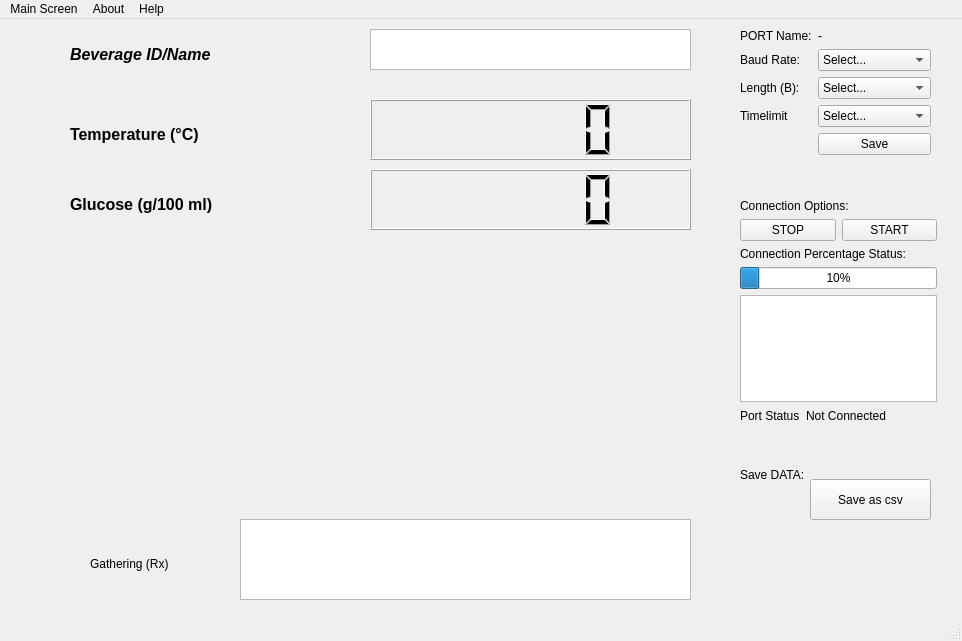
<?xml version="1.0" encoding="UTF-8"?>
<ui version="4.0">
 <class>qt</class>
 <widget class="QMainWindow" name="qt">
  <property name="geometry">
   <rect>
    <x>0</x>
    <y>0</y>
    <width>962</width>
    <height>641</height>
   </rect>
  </property>
  <property name="cursor">
   <cursorShape>ArrowCursor</cursorShape>
  </property>
  <property name="windowTitle">
   <string>Sweet Juice: Glucose Measurement</string>
  </property>
  <property name="windowOpacity">
   <double>0.990000000000000</double>
  </property>
  <property name="statusTip">
   <string>Sweet Juice 2022</string>
  </property>
  <property name="whatsThis">
   <string>Glucose Measurement Program 2022</string>
  </property>
  <property name="layoutDirection">
   <enum>Qt::LeftToRight</enum>
  </property>
  <widget class="QWidget" name="centralwidget">
   <widget class="QWidget" name="formLayoutWidget">
    <property name="geometry">
     <rect>
      <x>740</x>
      <y>10</y>
      <width>191</width>
      <height>171</height>
     </rect>
    </property>
    <layout class="QFormLayout" name="formLayout">
     <item row="0" column="0">
      <widget class="QLabel" name="label_2">
       <property name="text">
        <string>PORT Name:</string>
       </property>
      </widget>
     </item>
     <item row="1" column="0">
      <widget class="QLabel" name="label_6">
       <property name="text">
        <string>Baud Rate:</string>
       </property>
      </widget>
     </item>
     <item row="1" column="1">
      <widget class="QComboBox" name="comboBox_1">
       <item>
        <property name="text">
         <string>Select...</string>
        </property>
       </item>
       <item>
        <property name="text">
         <string>1200</string>
        </property>
       </item>
       <item>
        <property name="text">
         <string>2400</string>
        </property>
       </item>
       <item>
        <property name="text">
         <string>4800</string>
        </property>
       </item>
       <item>
        <property name="text">
         <string>9600</string>
        </property>
       </item>
       <item>
        <property name="text">
         <string>19200</string>
        </property>
       </item>
       <item>
        <property name="text">
         <string>38400</string>
        </property>
       </item>
       <item>
        <property name="text">
         <string>57600</string>
        </property>
       </item>
       <item>
        <property name="text">
         <string>115200</string>
        </property>
       </item>
      </widget>
     </item>
     <item row="2" column="0">
      <widget class="QLabel" name="label_7">
       <property name="text">
        <string>Length (B):</string>
       </property>
      </widget>
     </item>
     <item row="2" column="1">
      <widget class="QComboBox" name="comboBox_2">
       <item>
        <property name="text">
         <string>Select...</string>
        </property>
       </item>
       <item>
        <property name="text">
         <string>2</string>
        </property>
       </item>
       <item>
        <property name="text">
         <string>4</string>
        </property>
       </item>
       <item>
        <property name="text">
         <string>8</string>
        </property>
       </item>
       <item>
        <property name="text">
         <string>16</string>
        </property>
       </item>
       <item>
        <property name="text">
         <string>32</string>
        </property>
       </item>
       <item>
        <property name="text">
         <string>64</string>
        </property>
       </item>
      </widget>
     </item>
     <item row="0" column="1">
      <widget class="QLabel" name="label_11">
       <property name="text">
        <string>-</string>
       </property>
      </widget>
     </item>
     <item row="4" column="1">
      <widget class="QPushButton" name="pushButton_4">
       <property name="text">
        <string>Save</string>
       </property>
      </widget>
     </item>
     <item row="3" column="1">
      <widget class="QComboBox" name="comboBox">
       <item>
        <property name="text">
         <string>Select...</string>
        </property>
       </item>
       <item>
        <property name="text">
         <string>0</string>
        </property>
       </item>
       <item>
        <property name="text">
         <string>2</string>
        </property>
       </item>
       <item>
        <property name="text">
         <string>4</string>
        </property>
       </item>
       <item>
        <property name="text">
         <string>6</string>
        </property>
       </item>
       <item>
        <property name="text">
         <string>8</string>
        </property>
       </item>
       <item>
        <property name="text">
         <string>10</string>
        </property>
       </item>
       <item>
        <property name="text">
         <string>15</string>
        </property>
       </item>
       <item>
        <property name="text">
         <string>20</string>
        </property>
       </item>
      </widget>
     </item>
     <item row="3" column="0">
      <widget class="QLabel" name="label_12">
       <property name="text">
        <string>Timelimit</string>
       </property>
      </widget>
     </item>
    </layout>
   </widget>
   <widget class="QWidget" name="formLayoutWidget_2">
    <property name="geometry">
     <rect>
      <x>740</x>
      <y>390</y>
      <width>171</width>
      <height>21</height>
     </rect>
    </property>
    <layout class="QFormLayout" name="formLayout_2">
     <item row="0" column="0">
      <widget class="QLabel" name="label_4">
       <property name="text">
        <string>Port Status</string>
       </property>
      </widget>
     </item>
     <item row="0" column="1">
      <widget class="QLabel" name="label_5">
       <property name="styleSheet">
        <string notr="true"/>
       </property>
       <property name="text">
        <string>Not Connected</string>
       </property>
      </widget>
     </item>
    </layout>
   </widget>
   <widget class="QWidget" name="verticalLayoutWidget">
    <property name="geometry">
     <rect>
      <x>740</x>
      <y>180</y>
      <width>197</width>
      <height>203</height>
     </rect>
    </property>
    <layout class="QVBoxLayout" name="verticalLayout">
     <item>
      <widget class="QLabel" name="label_10">
       <property name="text">
        <string>Connection Options:</string>
       </property>
      </widget>
     </item>
     <item>
      <layout class="QHBoxLayout" name="horizontalLayout_2">
       <item>
        <widget class="QPushButton" name="pushButton_2">
         <property name="text">
          <string>STOP</string>
         </property>
        </widget>
       </item>
       <item>
        <widget class="QPushButton" name="pushButton">
         <property name="text">
          <string>START</string>
         </property>
        </widget>
       </item>
      </layout>
     </item>
     <item>
      <widget class="QLabel" name="label_8">
       <property name="text">
        <string>Connection Percentage Status:</string>
       </property>
      </widget>
     </item>
     <item>
      <widget class="QProgressBar" name="progressBar">
       <property name="value">
        <number>10</number>
       </property>
      </widget>
     </item>
     <item>
      <widget class="QTextEdit" name="textEdit"/>
     </item>
    </layout>
   </widget>
   <widget class="QPushButton" name="pushButton_5">
    <property name="geometry">
     <rect>
      <x>810</x>
      <y>460</y>
      <width>121</width>
      <height>41</height>
     </rect>
    </property>
    <property name="text">
     <string>Save as csv</string>
    </property>
   </widget>
   <widget class="QLabel" name="label_9">
    <property name="geometry">
     <rect>
      <x>740</x>
      <y>440</y>
      <width>81</width>
      <height>31</height>
     </rect>
    </property>
    <property name="text">
     <string>Save DATA:</string>
    </property>
   </widget>
   <widget class="QLabel" name="label_14">
    <property name="enabled">
     <bool>true</bool>
    </property>
    <property name="geometry">
     <rect>
      <x>70</x>
      <y>10</y>
      <width>251</width>
      <height>50</height>
     </rect>
    </property>
    <property name="sizePolicy">
     <sizepolicy hsizetype="Preferred" vsizetype="MinimumExpanding">
      <horstretch>0</horstretch>
      <verstretch>0</verstretch>
     </sizepolicy>
    </property>
    <property name="font">
     <font>
      <pointsize>12</pointsize>
      <weight>75</weight>
      <italic>true</italic>
      <bold>true</bold>
     </font>
    </property>
    <property name="text">
     <string>Beverage ID/Name</string>
    </property>
    <property name="alignment">
     <set>Qt::AlignLeading|Qt::AlignLeft|Qt::AlignVCenter</set>
    </property>
   </widget>
   <widget class="QTextEdit" name="textEdit_4">
    <property name="geometry">
     <rect>
      <x>370</x>
      <y>10</y>
      <width>321</width>
      <height>41</height>
     </rect>
    </property>
    <property name="sizePolicy">
     <sizepolicy hsizetype="Preferred" vsizetype="Preferred">
      <horstretch>0</horstretch>
      <verstretch>0</verstretch>
     </sizepolicy>
    </property>
    <property name="font">
     <font>
      <pointsize>12</pointsize>
     </font>
    </property>
   </widget>
   <widget class="QLabel" name="label">
    <property name="geometry">
     <rect>
      <x>70</x>
      <y>90</y>
      <width>251</width>
      <height>50</height>
     </rect>
    </property>
    <property name="sizePolicy">
     <sizepolicy hsizetype="Preferred" vsizetype="Preferred">
      <horstretch>0</horstretch>
      <verstretch>1</verstretch>
     </sizepolicy>
    </property>
    <property name="font">
     <font>
      <pointsize>12</pointsize>
      <weight>75</weight>
      <bold>true</bold>
     </font>
    </property>
    <property name="text">
     <string>Temperature (°C)</string>
    </property>
    <property name="alignment">
     <set>Qt::AlignLeading|Qt::AlignLeft|Qt::AlignVCenter</set>
    </property>
   </widget>
   <widget class="QLCDNumber" name="lcdTemperature">
    <property name="geometry">
     <rect>
      <x>370</x>
      <y>80</y>
      <width>321</width>
      <height>61</height>
     </rect>
    </property>
    <property name="sizePolicy">
     <sizepolicy hsizetype="Preferred" vsizetype="Preferred">
      <horstretch>0</horstretch>
      <verstretch>1</verstretch>
     </sizepolicy>
    </property>
    <property name="minimumSize">
     <size>
      <width>0</width>
      <height>38</height>
     </size>
    </property>
    <property name="smallDecimalPoint">
     <bool>true</bool>
    </property>
    <property name="digitCount">
     <number>5</number>
    </property>
    <property name="segmentStyle">
     <enum>QLCDNumber::Filled</enum>
    </property>
    <property name="value" stdset="0">
     <double>0.000000000000000</double>
    </property>
   </widget>
   <widget class="QLabel" name="label_13">
    <property name="geometry">
     <rect>
      <x>70</x>
      <y>160</y>
      <width>271</width>
      <height>50</height>
     </rect>
    </property>
    <property name="sizePolicy">
     <sizepolicy hsizetype="Preferred" vsizetype="Preferred">
      <horstretch>0</horstretch>
      <verstretch>1</verstretch>
     </sizepolicy>
    </property>
    <property name="font">
     <font>
      <pointsize>12</pointsize>
      <weight>75</weight>
      <bold>true</bold>
     </font>
    </property>
    <property name="text">
     <string>Glucose (g/100 ml)</string>
    </property>
    <property name="alignment">
     <set>Qt::AlignLeading|Qt::AlignLeft|Qt::AlignVCenter</set>
    </property>
   </widget>
   <widget class="QLCDNumber" name="lcdGlucose">
    <property name="geometry">
     <rect>
      <x>370</x>
      <y>150</y>
      <width>321</width>
      <height>61</height>
     </rect>
    </property>
    <property name="sizePolicy">
     <sizepolicy hsizetype="Preferred" vsizetype="Preferred">
      <horstretch>0</horstretch>
      <verstretch>1</verstretch>
     </sizepolicy>
    </property>
    <property name="minimumSize">
     <size>
      <width>0</width>
      <height>38</height>
     </size>
    </property>
    <property name="smallDecimalPoint">
     <bool>true</bool>
    </property>
    <property name="digitCount">
     <number>5</number>
    </property>
    <property name="segmentStyle">
     <enum>QLCDNumber::Filled</enum>
    </property>
    <property name="value" stdset="0">
     <double>0.000000000000000</double>
    </property>
   </widget>
   <widget class="QTextEdit" name="textEdit_3">
    <property name="geometry">
     <rect>
      <x>240</x>
      <y>500</y>
      <width>451</width>
      <height>81</height>
     </rect>
    </property>
    <property name="sizePolicy">
     <sizepolicy hsizetype="Preferred" vsizetype="Preferred">
      <horstretch>0</horstretch>
      <verstretch>0</verstretch>
     </sizepolicy>
    </property>
    <property name="maximumSize">
     <size>
      <width>16777215</width>
      <height>100</height>
     </size>
    </property>
   </widget>
   <widget class="QLabel" name="label_3">
    <property name="geometry">
     <rect>
      <x>90</x>
      <y>530</y>
      <width>101</width>
      <height>30</height>
     </rect>
    </property>
    <property name="maximumSize">
     <size>
      <width>16777215</width>
      <height>30</height>
     </size>
    </property>
    <property name="text">
     <string>Gathering (Rx)</string>
    </property>
   </widget>
   <widget class="MplWidget" name="MplWidget" native="true">
    <property name="geometry">
     <rect>
      <x>50</x>
      <y>220</y>
      <width>641</width>
      <height>271</height>
     </rect>
    </property>
   </widget>
  </widget>
  <widget class="QMenuBar" name="menubar">
   <property name="geometry">
    <rect>
     <x>0</x>
     <y>0</y>
     <width>962</width>
     <height>26</height>
    </rect>
   </property>
   <widget class="QMenu" name="menuAna_Ekran">
    <property name="title">
     <string>Main Screen</string>
    </property>
   </widget>
   <widget class="QMenu" name="menu_leti_im">
    <property name="title">
     <string>About</string>
    </property>
   </widget>
   <widget class="QMenu" name="menuYard_m">
    <property name="title">
     <string>Help</string>
    </property>
    <addaction name="actionHelp"/>
   </widget>
   <addaction name="menuAna_Ekran"/>
   <addaction name="menu_leti_im"/>
   <addaction name="menuYard_m"/>
  </widget>
  <widget class="QStatusBar" name="statusbar"/>
  <action name="actionAna_Ekran">
   <property name="text">
    <string>Ana Ekran</string>
   </property>
  </action>
  <action name="actionHelp">
   <property name="text">
    <string>Help</string>
   </property>
  </action>
 </widget>
 <customwidgets>
  <customwidget>
   <class>MplWidget</class>
   <extends>QWidget</extends>
   <header>mplwidget.h</header>
   <container>1</container>
  </customwidget>
 </customwidgets>
 <resources/>
 <connections/>
</ui>
